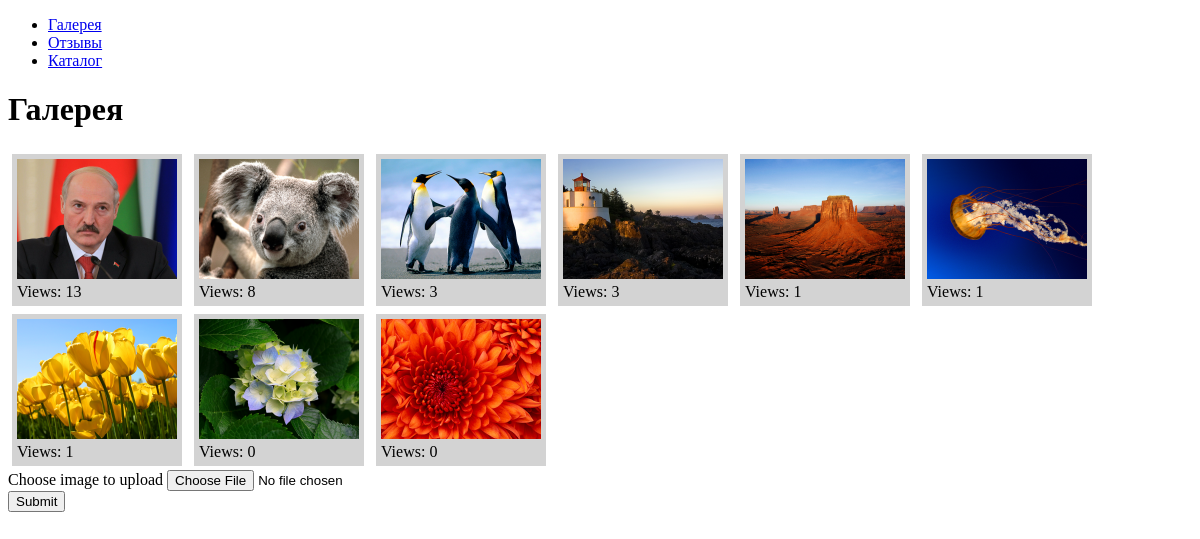
The page / on the database its author committed.
### tables this page shows
CREATE TABLE IF NOT EXISTS `gallery_images` (
  `id` int(11) NOT NULL AUTO_INCREMENT,
  `name` varchar(255) NOT NULL,
  `path` varchar(255) NOT NULL,
  `size` int(11) NOT NULL,
  `views` int(11) NOT NULL,
  PRIMARY KEY (`id`)
);

### modules/gallery_proc.php (called while the page is built, shortened)
<?php
$title = "Галерея";

### modules/gallery.php (the view, shortened to what this page needs)
<?php
if($_GET['img']) {
?>
    <a href="/php1.6/?mod=gallery">Вернуться в галерею</a>
    <figure class="img">
        <p><img src="<?=$img['path'].$img['name']?>" alt="" /></p>
        <figcaption>
            <?="Name: ".$img['name']."<br>Views: ".$img['views']?>
        </figcaption>
    </figure>
<?php
}
else {
?>
<div>
<?php
$result = mysqli_query($conn, "SELECT * FROM gallery_images ORDER BY views DESC");
while ($img = mysqli_fetch_assoc($result)) {
    echo "<div class='thumbnail'><a href='?mod=gallery&img=".$img['id']."' title='".$img['name']."'><img src='".GALLERY_IMAGES_PATH."thumbnail/tn_".$img['name']."' alt='".$img['name']."'></a><p>Views: ".$img['views']."</p></div>\n";
}
?>
</div>
<form enctype="multipart/form-data" action="" method="POST">
    <div>
        <label for="file">Choose image to upload</label>
        <input name="img" id="file" type="file">
    </div>
    <div>
        <input type="submit">
    </div>
</form>
<?php
}
?>

### index.php (shortened to what this page needs)
<?php
$mod = $_GET['mod'] ? (string)htmlspecialchars(strip_tags($_GET['mod'])) : DEFAULT_MOD;
if (file_exists("modules/" . $mod . ".php")) {
    $content = "modules/" . $mod . ".php";
}
else {
    header("Location: /php1.6/");
}
?>
<!DOCTYPE html>
<html>
<head>
    <link rel="stylesheet" href="style.css">
</head>
<body>
    <ul>
        <li><a href="?mod=gallery">Галерея</a></li>
        <li><a href="?mod=feedback">Отзывы</a></li>
        <li><a href="?mod=catalog">Каталог</a></li>
    </ul>
    <h1><?=$title;?></h1>
    <?php
    require $content;
    ?>
</body>
</html>

### style.css (style rules this page uses)
.thumbnail { display: inline-block; background-color: #d3d3d3; margin: 4px; padding: 5px; }
.thumbnail p { margin: 0px; }

### rows shown on the page
gallery_images: name (picture), views "13"
gallery_images: name (picture), views "8"
gallery_images: name (picture), views "3"
gallery_images: name (picture), views "3"
gallery_images: name (picture), views "1"
gallery_images: name (picture), views "1"
gallery_images: name (picture), views "1"
gallery_images: name (picture), views "0"
gallery_images: name (picture), views "0"

### other values the page prints
$title "Галерея"
